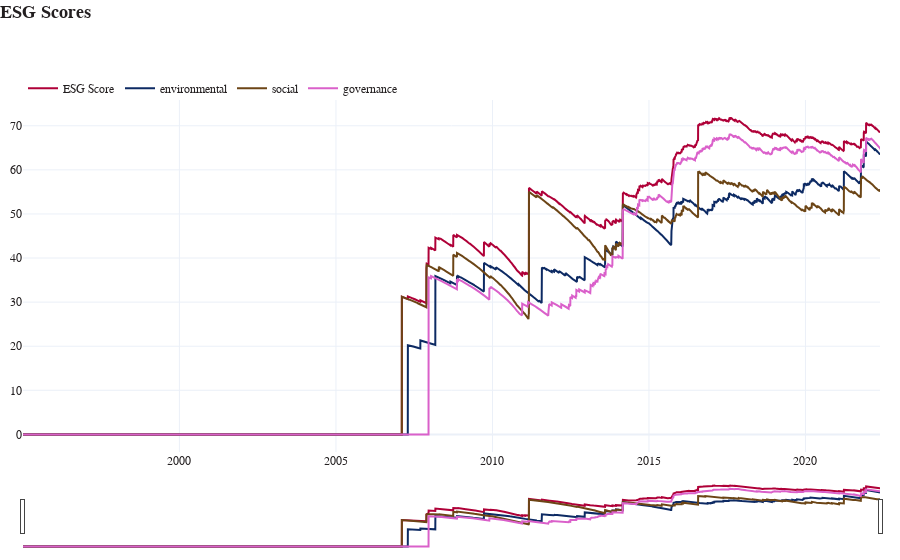

The notebook cell saved with this chart:
### Code cell
colors = px.colors.qualitative.Dark24*2
fig = go.Figure()
fig.add_trace(go.Scatter(x=scores['esg_score'].index, y=scores['esg_score'].values, name='ESG Score',
                  line=dict(color=colors.pop())))
for subscore in esgx:
    fig.add_trace(go.Scatter(x=scores[subscore].index, y=scores[subscore].values, name=subscore,
                  line=dict(color=colors.pop())))
fig.update_traces(hovertemplate='ESG score: %{y}')
fig.update_yaxes(tickfont=dict(color='#231F20'))
fig.update_xaxes(tickfont=dict(color='#231F20'))
fig.update_layout(font=dict(color='#231F20', family='UnitWeb, UnitOT, Verdana'),
                  xaxis_rangeslider_visible=True,
                  legend=dict(title=dict(text=" ", side='top'), x=0, y=0.99, 
                              orientation="h", bgcolor='rgba(0,0,0,0)'),
                  legend_font_color="#231F20",
                  template="plotly_white",
                  margin=dict(l=20, r=20, b=10),
                  autosize=True,
                  title=dict(text='<b>ESG Scores</b>',
                             y=0.99, x=0,
                             xanchor='left',
                             yanchor='top'),
                  title_font_family="UnitWeb, UnitOT, Verdana",
                  title_font_color="#231F20",
                  title_font_size=18)
fig.show()

### Figure 1 — Plotly figure (JSON) as saved in the notebook; plotly's stock layout.template omitted (floating-point values rounded to 4 significant figures; data arrays with more than 128 entries replaced by an {"elided": "..."} marker saying what was removed)
{"data": [{"hovertemplate": "ESG score: %{y}", "line": {"color": "#AF0038"}, "name": "ESG Score", "type": "scatter", "x": {"elided": "6932 str values"}, "y": {"elided": "6932 float values"}}, {"hovertemplate": "ESG score: %{y}", "line": {"color": "#0D2A63"}, "name": "environmental", "type": "scatter", "x": {"elided": "6932 str values"}, "y": {"elided": "6932 float values"}}, {"hovertemplate": "ESG score: %{y}", "line": {"color": "#6C4516"}, "name": "social", "type": "scatter", "x": {"elided": "6932 str values"}, "y": {"elided": "6932 float values"}}, {"hovertemplate": "ESG score: %{y}", "line": {"color": "#DA60CA"}, "name": "governance", "type": "scatter", "x": {"elided": "6932 str values"}, "y": {"elided": "6932 float values"}}], "layout": {"autosize": true, "font": {"color": "#231F20", "family": "UnitWeb, UnitOT, Verdana"}, "legend": {"bgcolor": "rgba(0, 0, 0, 0)", "font": {"color": "#231F20"}, "orientation": "h", "title": {"side": "top", "text": " "}, "x": 0, "y": 0.99}, "margin": {"b": 10, "l": 20, "r": 20}, "title": {"font": {"color": "#231F20", "family": "UnitWeb, UnitOT, Verdana", "size": 18}, "text": "<b>ESG Scores</b>", "x": 0, "xanchor": "left", "y": 0.99, "yanchor": "top"}, "xaxis": {"autorange": true, "range": ["1995-01-02", "2022-05-20"], "rangeslider": {"autorange": true, "range": ["1995-01-02", "2022-05-20"], "visible": true, "yaxis": {"_template": null, "rangemode": "match"}}, "tickfont": {"color": "#231F20"}, "type": "date"}, "yaxis": {"autorange": true, "range": [-3.992, 75.84], "tickfont": {"color": "#231F20"}, "type": "linear"}}}
